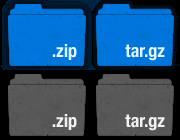
%> input picture images/sprite_download.png, 180 x 140 px
$ octave --eval "result = imAugmentedRead('../../images/sprite_download.png');"   (GNU Octave 9; MATLAB toolbox functions it lacks are replaced by stand-ins)
%> lines starting %> are read from the running program, lines starting %| are printed output that depends on the picture
function [i, ni, fi, ti]  = imAugmentedRead(img, varargin)
%> called with img = '../../images/sprite_download.png'
% TODO: ADD ROTATION
%IMAUGMENTEDREAD Read an image, and augment it using label-preserving
%transforms.
%   [I, NI, FI, TI, RI, LBL] = IMAUGMENTEDREAD(IMG, VARARGIN) reads the image
%   IMG and returns a matrix I, which represents the original image, a
%   noisy version of the original image (RI), a horizontally-flipped
%   version (FI), a transformed version (TI) and a rotated version (RI).
%   Several optional parameters can be specified:
%   - NoiseType: a string which represents the type of the noise which is
%   added to the image. Allowed values are GAUSSIAN, LOCALVAR, POISSON,
%   SALT & PEPPER, SPECKLE;
%   - TransformStep: a scalar value, which must be included between 0 and
%   1, and represents the size of the transformation;
%   - RotationMap: a 3x3 real values matrix which represents the rotation
%   matrix to compute the rotated image.

p = inputParser;
expectedNoiseType = {'gaussian', 'localvar', 'poisson', ...
    'salt & pepper', 'speckle'};
addRequired(p, 'ImageName', @ischar);
addParameter(p, 'NoiseType', 'salt & pepper', @(x) ...
    any(validatestring(x,expectedNoiseType), 'Unrecognized noise'));
addParameter(p, 'TransformStep', 0.05, @(x) assert(isscalar(x) ...
    && (x > 0) && (x < 1), ...
    'Transform step must be a scalar value between 0 and 1.'));
addParameter(p, 'RotationMat', ...
    [1 .05 0; .05 1 0; 0 .05 1], ...
    @(x) assert(ismatrix(x) ...
    && (size(x,1) == size(x,2)) && (size(x,1) == 3), ...
    'Rotation matrix must be a 3 x 3 matrix'));
addParameter(p, 'IsHsv', false, @islogical);

parse(p, img, varargin{:});

% Read image.
i = imread(img);
%> i is the input picture: size 140x180x3 uint8; mean R, G, B 36.5, 78.6, 115
% Transform image if needed
if p.Results.IsHsv
    i = rgb2hsv(i);
end
% Noisy image.
ni = imnoise(i, p.Results.NoiseType);
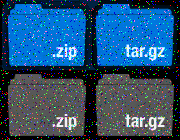
%> ni: size 140x180x3 uint8; mean R, G, B 41.2, 81.1, 115.8
% Horizontally flipped image.
fi = fliplr(i);
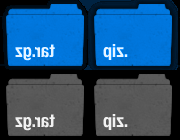
%> fi: size 140x180x3 uint8; mean R, G, B 36.5, 78.6, 115; mean of the top-left, top-right, bottom-left and bottom-right quarters 86.9, 87.3, 67.5, 65.2
% Transform image, using a random number from +-TransformStep.
h = size(i,1)*p.Results.TransformStep;
%> h = 7
w = size(i,2)*p.Results.TransformStep;
%> w = 9
h_disp = (h-2*h)*randn(1,1) + h;
w_disp = (w-2*w)*randn(1,1) + w;
ti = imtranslate(i, [h_disp, w_disp]);
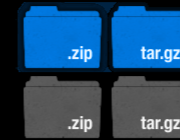
%> ti: size 140x180x3 uint8; mean R, G, B 34.9, 74.7, 109.1
% Rotate image.
tform = affine2d(p.Results.RotationMat);
%ri = imwarp(i, tform);

end
